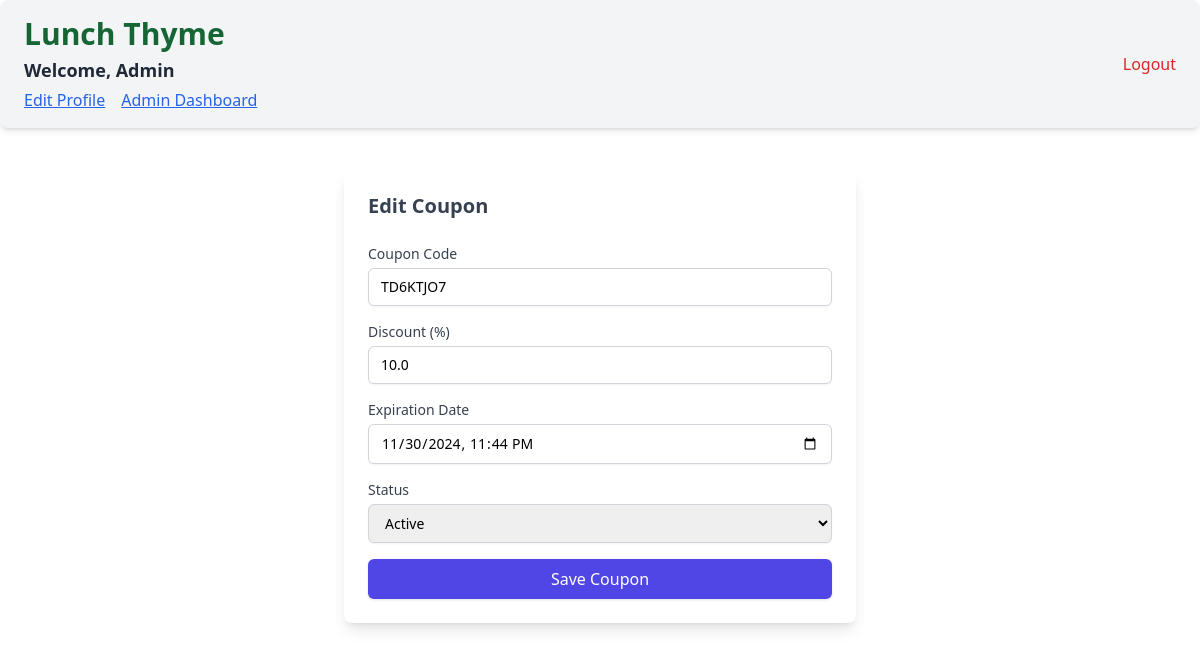
The app's page /edit-coupon/1 (signed in), older data.
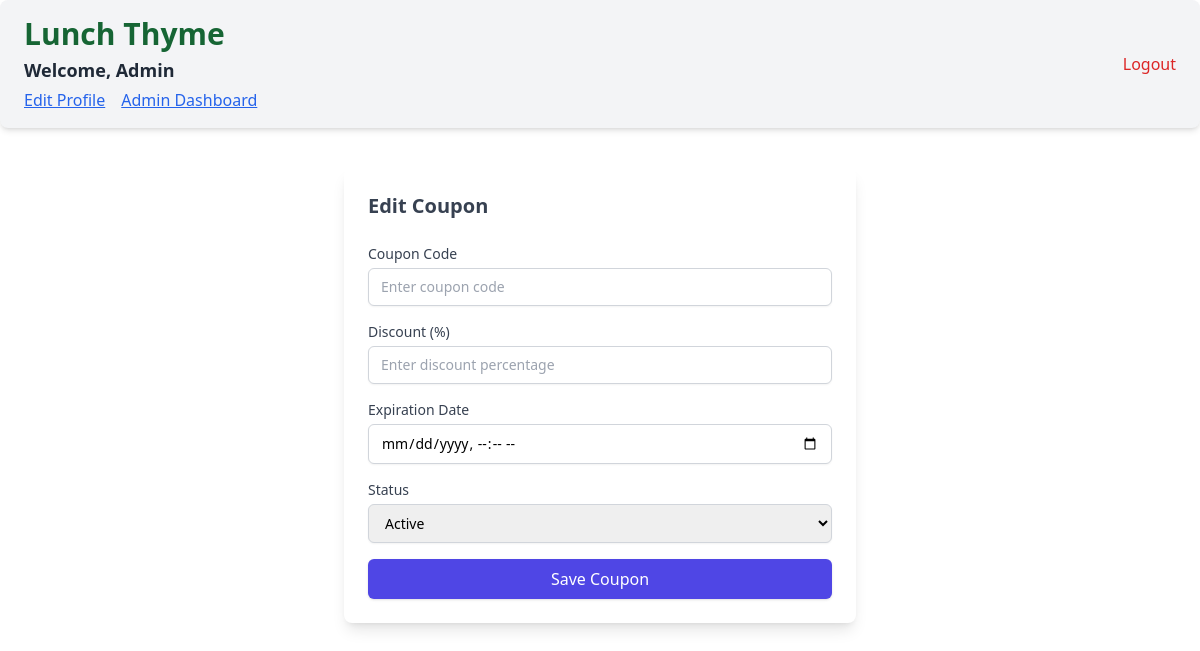
The same page, newer data.
### app/models.py (models this page shows, shortened)
class Coupons(db.Model):
    __tablename__ = 'coupons'
    id = db.Column(db.Integer, primary_key=True, autoincrement=True)
    code = db.Column(db.String(20), nullable=False, unique=True)
    discount = db.Column(db.Float, nullable=False)
    expiration_date = db.Column(db.DateTime, nullable=False)
    status = db.Column(db.String(20), nullable=False, default='Active')

### app/routes/admin.py (the view)
@admin.route('/edit-coupon/<int:id>', methods=['GET'])
@login_required
def edit_coupon(id):
    if not current_user.is_admin:
        return redirect('/')
    coupon = Coupons.query.get(id)
    return render_template('edit-coupon.html', coupon=coupon)

### app/templates/edit-coupon.html (shortened to what this page needs)
{% extends "_layout.html" %}
{% block content %}
<div class="max-w-lg mx-auto mt-10 p-6 bg-white shadow-lg rounded-lg">
  <h2 class="text-xl font-bold text-gray-700 mb-6">Edit Coupon</h2>
  <form method="POST" action="/edit-coupon/{{ coupon.id }}" class="space-y-4">
    <div>
      <label for="code" class="block text-sm font-medium text-gray-700">Coupon Code</label>
      <input
        type="text"
        id="code"
        name="code"
        class="mt-1 block w-full border border-gray-300 rounded-md shadow-sm py-2 px-3 focus:outline-none focus:ring-indigo-500 focus:border-indigo-500 sm:text-sm"
        placeholder="Enter coupon code"
        value="{{ coupon.code if coupon else '' }}"
        required
      />
    </div>
    <div>
      <label for="discount" class="block text-sm font-medium text-gray-700">Discount (%)</label>
      <input
        type="number"
        step="0.01"
        id="discount"
        name="discount"
        class="mt-1 block w-full border border-gray-300 rounded-md shadow-sm py-2 px-3 focus:outline-none focus:ring-indigo-500 focus:border-indigo-500 sm:text-sm"
        placeholder="Enter discount percentage"
        value="{{ coupon.discount if coupon else '' }}"
        required
      />
    </div>
    <div>
      <label for="expiration_date" class="block text-sm font-medium text-gray-700">Expiration Date</label>
      <input
        type="datetime-local"
        id="expiration_date"
        name="expiration_date"
        class="mt-1 block w-full border border-gray-300 rounded-md shadow-sm py-2 px-3 focus:outline-none focus:ring-indigo-500 focus:border-indigo-500 sm:text-sm"
        value="{{ coupon.expiration_date.strftime('%Y-%m-%dT%H:%M:%S') if coupon else '' }}"
        required
      />
    </div>
    <div>
      <label for="status" class="block text-sm font-medium text-gray-700">Status</label>
      <select
        id="status"
        name="status"
        class="mt-1 block w-full border border-gray-300 rounded-md shadow-sm py-2 px-3 focus:outline-none focus:ring-indigo-500 focus:border-indigo-500 sm:text-sm"
      >
        <option value="Active" {% if coupon and coupon.status == 'Active' %}selected{% endif %}>Active</option>
      </select>
    </div>
    <div>
      <button
        type="submit"
        class="w-full bg-indigo-600 text-white py-2 px-4 rounded-md shadow hover:bg-indigo-700 focus:outline-none focus:ring-2 focus:ring-indigo-500 focus:ring-offset-2"
      >
        Save Coupon
      </button>
    </div>
  </form>
</div>
{% endblock %}

Row changes from the older to the newer data that the page shows:
removed Coupons: code "TD6KTJO7", discount "10.0", expiration_date "11/30/2024 23:44", status "Active"
Text that changed along with them:
form field status: (not shown) → "Active"
